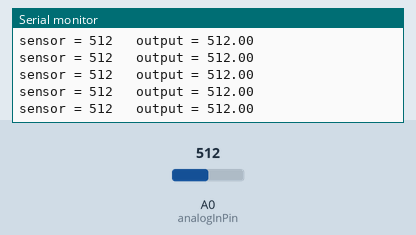
A sketch run on a simulated Arduino Uno, built with avr-gcc and run on an emulated ATmega328P. Shown: the last lines printed to the serial monitor. Inputs (shaded band) come from the test bench; at power-on: A0 (analogInPin) = 512.

Above: at 10.2 s.
10.3 s: A0 (analogInPin) set to 987
At 11.3 s:
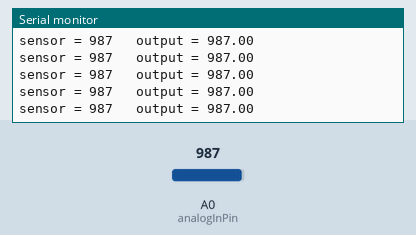
13.3 s: A0 (analogInPin) set to 1010
At 14.3 s:
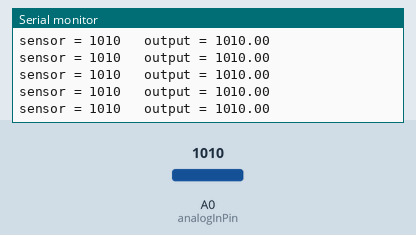
Timing chart, 0 to 16.3 s (numbered marks = the images above; inputs shaded):
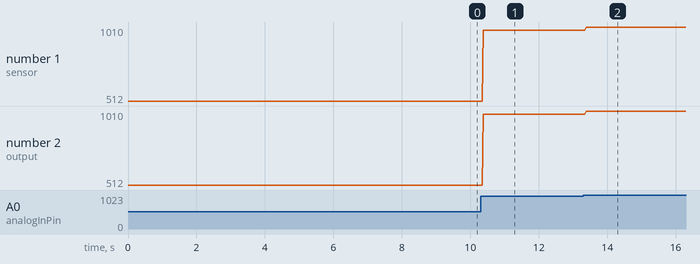

Measured:
- after the input at 10.3 s, the serial monitor: prints a new line after 0.08 s (image 1)
- after the input at 13.3 s, the serial monitor: prints a new line after 0.08 s (image 2)
- plotted number 1: 512 → 987 after the input at 10.3 s, 987 → 1010 after the input at 13.3 s
- plotted number 2: 512 → 987 after the input at 10.3 s, 987 → 1010 after the input at 13.3 s

The sketch:

Current_meter.ino
```cpp
const int analogInPin = A0;  // Analog input pin that the potentiometer is attached to


int sensorValue = 0;        // value read from the pot
float outputValue = 0;        // value output to the PWM (analog out)

void setup() {
  // initialize serial communications at 9600 bps:
  Serial.begin(9600);
}

void loop() {
  // read the analog in value:
  sensorValue = analogRead(analogInPin);
  // map it to the range of the analog out:
  outputValue = (sensorValue); /*we will multiply the raw value with the result
  we get after the calculation of serial monitor
  then change the code to outputValue = (sensorValue*calculation) he found 0.005
  in the video then run the serial monitor again
  */

  // print the results to the Serial Monitor:
  Serial.print("sensor = ");
  Serial.print(sensorValue); //RAM value from analog read
  Serial.print("\t output = ");
  Serial.println(outputValue);

  // wait 2 milliseconds before the next loop for the analog-to-digital
  // converter to settle after the last reading:
  delay(2);
}

/*open serial monitor when you run the code
 *
 */
```
